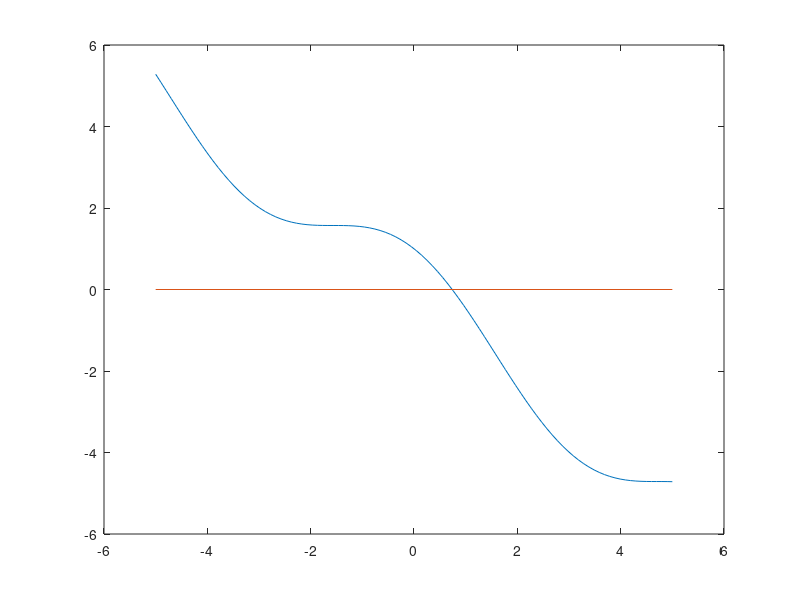

The MATLAB script that drew this image: (Note: this script raises an error after producing the figure.)
% 15 april examples

xx=linspace(-5,5);


f=@(x) cos(x)-x;



plot(xx,f(xx),[-5,5],[0,0]);

bisect(f,0,2,20)
fzero(f,0)



function m=bisect(f,a,b,step)
  for i=1:step
    m=0.5*(a+b);
    if f(a)*f(m)<0
      b=m;
    else
      a=m;
    end
  end
  m=0.5*(a+b);
end
